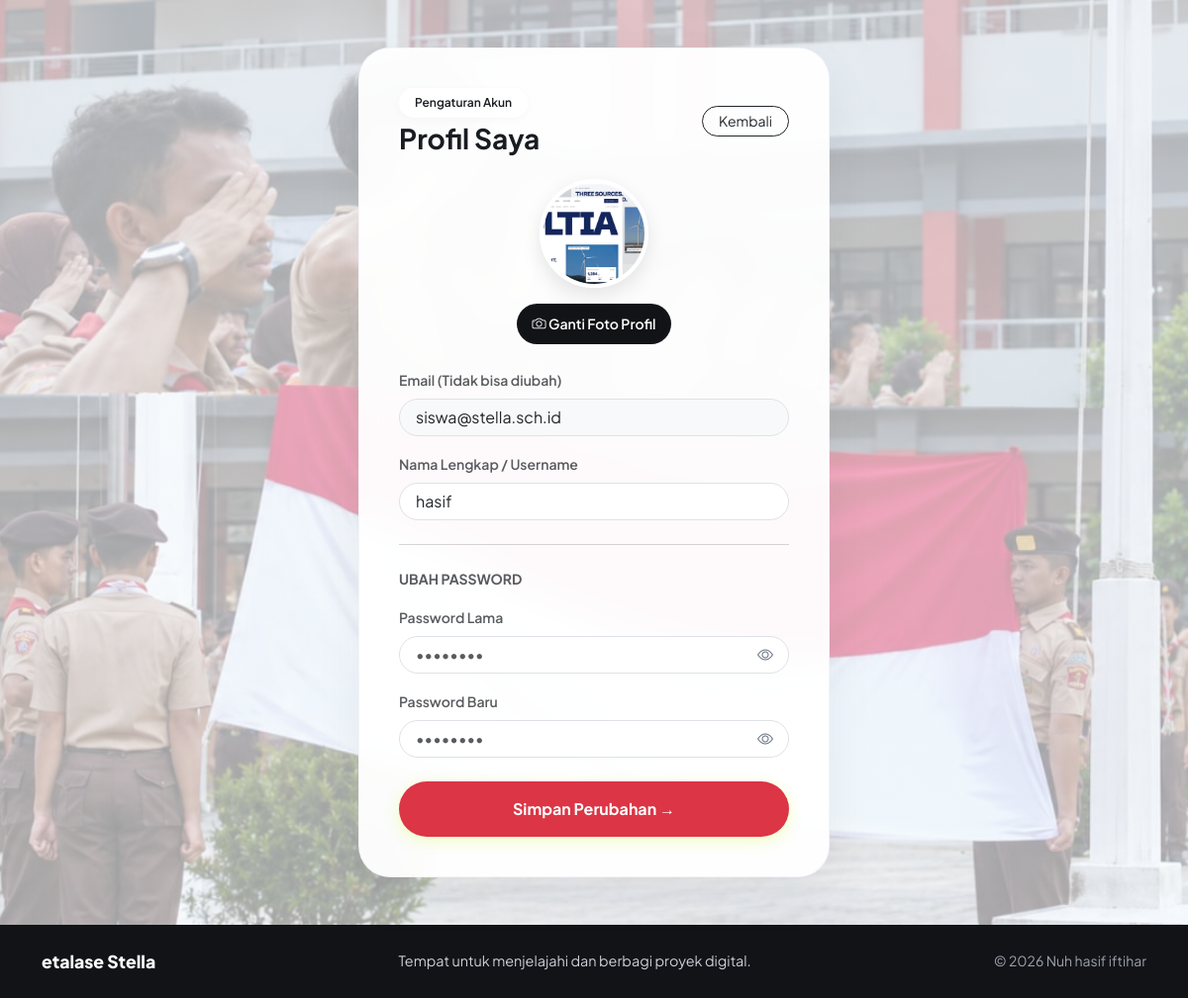
The app's page /index.php?page=profile (signed in) with its own data.
### tables this page shows
CREATE TABLE `users` (
  `id` int(11) NOT NULL,
  `nama` varchar(100) NOT NULL,
  `email` varchar(100) NOT NULL,
  `password` varchar(255) NOT NULL,
  `role` enum('super_admin','admin','siswa') DEFAULT 'siswa',
  `foto` varchar(255) DEFAULT 'default.png'
);

### views/user/profile.php (the view, shortened to what this page needs)
<?php
require_once __DIR__ . '/../../config/database.php';
$currentUserId = $_SESSION['user']['id'];
$stmt = mysqli_prepare($koneksi, "SELECT * FROM users WHERE id = ?");
mysqli_stmt_bind_param($stmt, "i", $currentUserId);
mysqli_stmt_execute($stmt);
$userData = mysqli_fetch_assoc(mysqli_stmt_get_result($stmt));
?>
<!DOCTYPE html>
<html lang="id">
<head>
    <link href="https://cdn.jsdelivr.net/npm/bootstrap@5.3.0/dist/css/bootstrap.min.css" rel="stylesheet">
    <link href="https://cdn.jsdelivr.net/npm/bootstrap-icons@1.10.5/font/bootstrap-icons.css" rel="stylesheet">
    <link href="assets/css/main.css" rel="stylesheet">
    <link href="assets/css/profile.css" rel="stylesheet">
    <link href="assets/css/footer.css" rel="stylesheet">
</head>
<body>
    <main class="page-main py-5">
    <div class="container col-11 col-md-8 col-lg-5">
        <div class="profile-card">
            <div class="d-flex justify-content-between align-items-center mb-4">
                <div>
                    <span class="badge-pill-light mb-1 d-inline-block">Pengaturan Akun</span>
                    <h3 class="fw-bold mb-0">Profil Saya</h3>
                </div>
                <a href="index.php?page=projects" class="btn btn-outline-dark btn-sm rounded-pill px-3">Kembali</a>
            </div>
            <form action="" method="POST" enctype="multipart/form-data">
                <div class="text-center mb-4">
                    <div class="profile-avatar-wrapper mb-3">
                        <img src="uploads/<?= htmlspecialchars($userData['foto'] ?? 'default.png'); ?>" class="profile-avatar-img image-preview-target" onerror="this.src='https://via.placeholder.com/110';">
                    </div>
                    <div>
                        <label class="btn btn-pill-dark btn-sm px-3">
                            <i class="bi bi-camera"></i> Ganti Foto Profil
                        </label>
                    </div>
                </div>
                <div class="mb-3">
                    <label class="form-label small fw-semibold text-muted">Email (Tidak bisa diubah)</label>
                    <input type="email" class="form-control rounded-pill px-3 bg-light" value="<?= htmlspecialchars($userData['email']); ?>" disabled>
                </div>
                <div class="mb-3">
                    <label class="form-label small fw-semibold text-muted">Nama Lengkap / Username</label>
                    <input type="text" name="nama" class="form-control rounded-pill px-3" value="<?= htmlspecialchars($userData['nama']); ?>" required>
                </div>
                <hr class="my-4 text-muted opacity-25">
                <p class="fw-bold small text-muted mb-3">UBAH PASSWORD </p>
                <div class="mb-3">
                    <label class="form-label small fw-semibold text-muted">Password Lama</label>
                    <div class="password-field">
                        <input type="password" id="old-password" name="old_password" class="form-control rounded-pill px-3" placeholder="••••••••">
                        <button type="button" class="password-toggle" aria-label="Lihat sandi" aria-controls="old-password" aria-pressed="false">
                            <i class="bi bi-eye" aria-hidden="true"></i>
                        </button>
                    </div>
                </div>
                <div class="mb-4">
                    <label class="form-label small fw-semibold text-muted">Password Baru</label>
                    <div class="password-field">
                        <input type="password" id="new-password" name="new_password" class="form-control rounded-pill px-3" placeholder="••••••••">
                        <button type="button" class="password-toggle" aria-label="Lihat sandi" aria-controls="new-password" aria-pressed="false">
                            <i class="bi bi-eye" aria-hidden="true"></i>
                        </button>
                    </div>
                </div>
                <button type="submit" class="btn btn-pill-accent w-100 py-3" style="background-color: #dc3545; color: white; border-color: #dc3545;">Simpan Perubahan →</button>
            </form>
        </div>
    </div>
    </main>
    <?php require __DIR__ . '/../partials/footer.php'; ?>
</body>
</html>

### assets/css/main.css (style rules this page uses)
:root { --bg-main: #f8fafb; --card-bg: rgba(255, 255, 255, 0.95); --dark-primary: #121316; --dark-secondary: #1a1c23; --accent-green: #d2f836; --accent-green-hover: #bde821; --text-dark: #191c21; --text-muted: #6a7381; --border-color: rgba(240, 242, 245, 0.8); }
* { box-sizing: border-box; margin: 0; padding: 0; }
body { font-family: 'Plus Jakarta Sans', sans-serif; color: var(--text-dark); min-height: 100vh; background: linear-gradient( rgba(248, 250, 251, 0.68), rgba(248, 250, 251, 0.62) ), url('../../assets/img/WhatsApp Image 2026-10-20 at 13.18.25.jpeg ') no-repeat center center fixed; background-size: cover; }
.badge-pill-light { background: rgba(255, 255, 255, 0.9); color: var(--text-dark); font-size: 0.75rem; font-weight: 600; padding: 6px 16px; border-radius: 50px; box-shadow: 0 2px 10px rgba(0, 0, 0, 0.03); }
.btn-pill-accent { background-color: var(--accent-green); color: var(--dark-primary); font-weight: 700; border-radius: 50px; padding: 10px 24px; border: none; transition: all 0.25s ease; box-shadow: 0 4px 15px rgba(210, 248, 54, 0.3); }
.btn-pill-dark { background-color: var(--dark-primary); color: #ffffff; font-weight: 600; border-radius: 50px; padding: 10px 24px; border: none; transition: all 0.25s ease; }
.password-field { position: relative; }
.password-field .form-control { padding-right: 3.25rem; }
.password-toggle { position: absolute; top: 50%; right: 0.75rem; transform: translateY(-50%); display: inline-flex; align-items: center; justify-content: center; padding: 0.25rem; border: 0; background: transparent; color: var(--text-muted); cursor: pointer; }

### assets/css/profile.css (style rules this page uses)
.profile-card { background: rgba(255, 255, 255, 0.95); backdrop-filter: blur(12px); border-radius: 32px; border: 1px solid var(--border-color); padding: 40px; box-shadow: 0 20px 50px rgba(0, 0, 0, 0.06); }
.profile-avatar-wrapper { position: relative; display: inline-block; }
.profile-avatar-img { width: 110px; height: 110px; object-fit: cover; border-radius: 50%; border: 4px solid #ffffff; box-shadow: 0 8px 20px rgba(0, 0, 0, 0.1); }

### assets/css/footer.css (style rules this page uses)
body { display: flex; flex-direction: column; min-height: 100vh; padding-bottom: 0 !important; }
.page-main { flex: 1 0 auto; }

### records on screen
users: foto (picture), email "siswa@stella.sch.id", nama "hasif"
